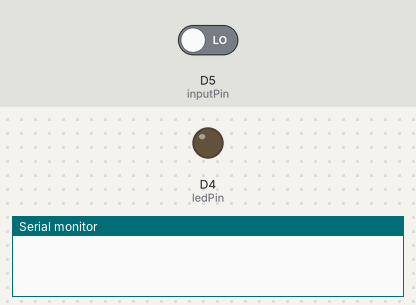
A sketch run on a simulated Arduino MKR. Shown: output pins drawn as LEDs (lit = HIGH), the last lines printed to the serial monitor. The inputs (shaded band) are chosen by the test bench; at power-on: D5 (inputPin) LOW. WiFi joins after 1.5 s; servers stay silent unless stated.

Above: at 4.2 s.
4.3 s: D5 (inputPin) driven HIGH
At 5.1 s:
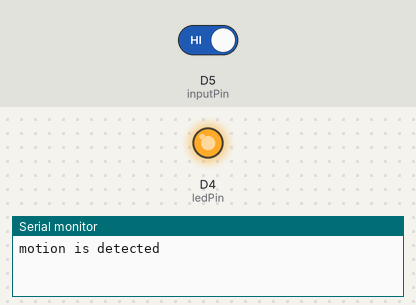
5.8 s: D5 (inputPin) driven LOW
At 6.2 s:
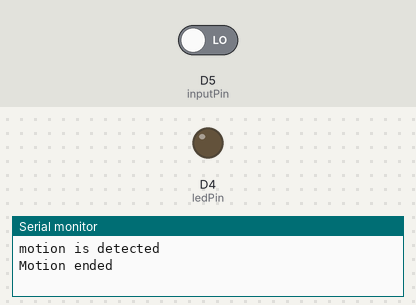
Timing chart, 0 to 8.8 s (numbered marks = the images above; inputs shaded):
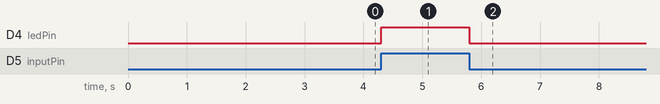

The sketch:

IoT-Cloud-PIR-Alarm-Thing_may08a.ino
```cpp
#include "arduino_secrets.h"
/*
  Sketch generated by the Arduino IoT Cloud Thing "Untitled"
  https://create.arduino.cc/cloud/things/dea9d0f0-8172-4aba-a163-107f340a2637

  Arduino IoT Cloud Variables description

  The following variables are automatically generated and updated when changes are made to the Thing

  bool motion;

  Variables which are marked as READ/WRITE in the Cloud Thing will also have functions
  which are called when their values are changed from the Dashboard.
  These functions are generated with the Thing and added at the end of this sketch.
*/

#include "thingProperties.h"

int ledPin = 4;
int inputPin = 5;
int val = 0;

void setup() {
  // Initialize serial and wait for port to open:
  Serial.begin(9600);
  // This delay gives the chance to wait for a Serial Monitor without blocking if none is found
  delay(1500);

  // Defined in thingProperties.h
  initProperties();

  // Connect to Arduino IoT Cloud
  ArduinoCloud.begin(ArduinoIoTPreferredConnection);

  /*
     The following function allows you to obtain more information
     related to the state of network and IoT Cloud connection and errors
     the higher number the more granular information you’ll get.
     The default is 0 (only errors).
     Maximum is 4
 */
  setDebugMessageLevel(2);
  ArduinoCloud.printDebugInfo();
  pinMode(ledPin, OUTPUT);
  pinMode(inputPin, INPUT);
}

void loop() {
  ArduinoCloud.update();
  // Your code here

  val = digitalRead(inputPin);
  if (val == HIGH) {
    digitalWrite(ledPin, HIGH);
    if(motion == LOW) {
      motion = HIGH;
      Serial.println("motion is detected");
    }
  } else {
    digitalWrite(ledPin, LOW);
    if(motion == HIGH) {
      Serial.println("Motion ended");
      motion = LOW;
    }
  }

}
```

arduino_secrets.h
```cpp
#define SECRET_SSID ""
#define SECRET_OPTIONAL_PASS ""
```

thingProperties.h
```cpp
// Code generated by Arduino IoT Cloud, DO NOT EDIT.

#include <ArduinoIoTCloud.h>
#include <Arduino_ConnectionHandler.h>

const char SSID[]     = SECRET_SSID;    // Network SSID (name)
const char PASS[]     = SECRET_OPTIONAL_PASS;    // Network password (use for WPA, or use as key for WEP)


bool motion;

void initProperties(){

  ArduinoCloud.addProperty(motion, READ, ON_CHANGE, NULL);

}

WiFiConnectionHandler ArduinoIoTPreferredConnection(SSID, PASS);
```

Measured:
- after the input at 4.3 s, D4 (ledPin): LOW → HIGH at once
- after the input at 5.8 s, D4 (ledPin): HIGH → LOW at once
